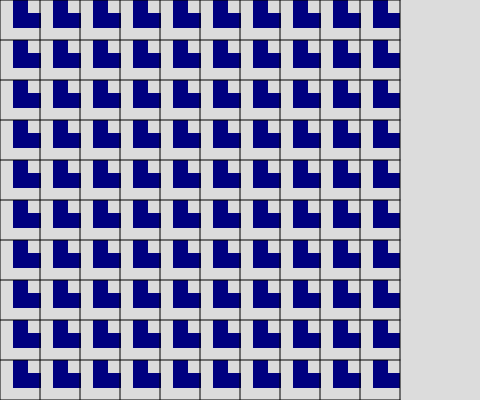
Frame 1 (no input)
Frame 60 (no input): identical to frame 1, image omitted
Frame 120 (the mouse pressed at the canvas centre since frame 60): identical to frame 1, image omitted

The p5.js sketch that drew this single still picture (run headless with seeded random() and noise() and a simulated clock; from frame 60 on, the mouse is pressed at the canvas centre):

// p5.js sketch
// ── sketch.js
// Base variables / constants
const widgetSize = 40;
const grids = 10; // number of widgets in a row
const canvasSize = widgetSize * grids;
const sideBarSize = 80;
const maxH = 9.0; // many batteries are 9V
const startH = maxH / 2.0; // start with half charge
const lakeWidth = 16; // width of the lake
const maxBright = 0.9;
const minBright = 0.2;
const velo = 0.507; // velocity of the water, 0.707 max

const outer = (widgetSize + lakeWidth) / 2;
const inner = (widgetSize - lakeWidth) / 2;

const pointsArray = [new Array(canvasSize), [], []];
const blockedArray = new Array(canvasSize);
// Points array indices
const NOW = 0;
const LAST = 1;
const NEXT = 2;

let widgetGrid = new Array(grids);

// Base classes
class Widget {
  pos = [0, 0]; // position on the grid
  cwRot = 0; // clockwise rotation
  constructor(posY, posX, cwRot) {
    this.pos = [posY, posX];
    this.cwRot = cwRot;
  }
  drawFrame = () => {}; // graphical update
  update = () => {}; // logical update
  destructor = () => {
    // clear the widget
    for (let i = 0; i < widgetSize; i++) {
      for (let j = 0; j < widgetSize; j++) {
        let y = this.pos[0] * widgetSize + i;
        let x = this.pos[1] * widgetSize + j;
        blockedArray[y][x] = true;
        pointsArray[NOW][y][x] = startH;
        pointsArray[LAST][y][x] = startH;
        pointsArray[NEXT][y][x] = startH;
      }
    }
  };
}

// Rotate a point around a center using rotation matrix
let rotatePoint = (x, y, centerX, centerY, angle) => {
  let radians = (Math.PI / 180) * angle;
  let cos = Math.cos(radians);
  let sin = Math.sin(radians);
  let nx = cos * (x - centerX) - sin * (y - centerY) + centerX;
  let ny = sin * (x - centerX) + cos * (y - centerY) + centerY;
  nx = Math.round(nx);
  ny = Math.round(ny);
  if (nx >= 0 && nx < canvasSize && ny >= 0 && ny < canvasSize) {
    return [nx, ny];
  }
  return null;
};

class Bend extends Widget {
  constructor(posY, posX, cwRot) {
    super(posY, posX, cwRot);
    let centerY = posY * widgetSize + widgetSize / 2;
    let centerX = posX * widgetSize + widgetSize / 2;
    for (let i = 0; i < outer; i++) {
      for (let j = 0; j < outer; j++) {
        let y = posY * widgetSize + i;
        let x = posX * widgetSize + j;
        if (i > inner || j > inner) {
          let rotatedPoint = rotatePoint(x, y, centerX, centerY, cwRot * 90);
          if (rotatedPoint) {
            let [rotatedX, rotatedY] = rotatedPoint;
            blockedArray[rotatedY][rotatedX] = false;
          }
        }
      }
    }
  }
  drawFrame = () => {};
  update = () => {
    // logical update
  };
}

class Straight extends Widget {
  constructor(posY, posX, cwRot) {
    super(posY, posX, cwRot);

    let centerY = posY * widgetSize + widgetSize / 2;
    let centerX = posX * widgetSize + widgetSize / 2;
    for (let i = 0; i <= widgetSize; i++) {
      for (let j = 0; j <= widgetSize; j++) {
        let y = posY * widgetSize + i;
        let x = posX * widgetSize + j;
        if (j > inner && j < outer) {
          // vertical
          let rotatedPoint = rotatePoint(x, y, centerX, centerY, cwRot * 90);
          if (rotatedPoint) {
            let [rotatedX, rotatedY] = rotatedPoint;
            blockedArray[rotatedY][rotatedX] = false;
          }
        }
      }
    }
    // console.log(points);
  }
  drawFrame = () => {};
  update = () => {
    // logical update
  };
}

// Helper functions
let centerRect = (x, y, w, h) => {
  rect(x - w / 2, y - h / 2, w, h);
};

let calcWave = (i, j) => {
  let check = (i, j, i0, j0) =>
    i < 0 || i >= canvasSize || j < 0 || j >= canvasSize || blockedArray[i0][j0]
      ? pointsArray[NOW][i0][j0]
      : pointsArray[NOW][i][j];
  pointsArray[NEXT][i][j] =
    velo *
      velo * // 2d wave equation
      (check(i, j + 1, i, j) -
        2 * pointsArray[NOW][i][j] +
        check(i, j - 1, i, j) +
        (check(i + 1, j, i, j) -
          2 * pointsArray[NOW][i][j] +
          check(i - 1, j, i, j))) -
    pointsArray[LAST][i][j] +
    2 * pointsArray[NOW][i][j];
};

function setup() {
  background(220);
  pixelDensity(1);
  document.oncontextmenu = function () {
    return false;
  };
  // Add event listener for right-click
  canvas.addEventListener("contextmenu", (event) => {
    event.preventDefault();
    handleMouseClick(event);
  });
  // Base Arrays
  for (let i = 0; i < canvasSize; i++) {
    pointsArray[NOW][i] = new Array(canvasSize);
    blockedArray[i] = new Array(canvasSize);
    for (let j = 0; j < canvasSize; j++) {
      pointsArray[NOW][i][j] = startH; // height
      blockedArray[i][j] = true; // isBlocked
    }
  }
  pointsArray[NEXT] = structuredClone(pointsArray[NOW]);
  pointsArray[LAST] = structuredClone(pointsArray[NOW]);

  for (let i = 0; i < grids; i++) {
    widgetGrid[i] = new Array(grids);
    for (let j = 0; j < grids; j++) {
      widgetGrid[i][j] = new Bend(i, j, 1);
      // Example of adding a Straight widget
      // if (i === 1 && j === 1) {
      //   widgetGrid[i][j] = new Straight(i, j, 1);
      // }
    }
  }
  createCanvas(canvasSize + sideBarSize, canvasSize);
  // widgetGrid[0][0] = new Bend(0, 0, 0);
  // console.log(widgetGrid[0][0]);
}

function handleMouseClick(event) {
  if (event.clientX >= canvasSize || event.clientY >= canvasSize) {
    return;
  }
  let x = Math.floor(event.clientX / widgetSize);
  let y = Math.floor(event.clientY / widgetSize);
  if (widgetGrid[y][x] == undefined) {
    return;
  }
  let cwRot = widgetGrid[y][x].cwRot;
  widgetGrid[y][x].destructor();
  if (event.button === 0) {
    // Left click
    widgetGrid[y][x] = new Bend(y, x, (cwRot + 1) % 4);
  } else if (event.button === 2) {
    // Right click
    widgetGrid[y][x] = new Straight(y, x, cwRot);
  }
}

function mouseClicked(event) {
  handleMouseClick(event);
}

function mouseMoved() {
  // console.log("hi");
  if (mouseX >= canvasSize || mouseY >= canvasSize) {
    return;
  }
  pointsArray[NOW][mouseY][mouseX] = maxH;
  // points[mouseY][mouseX].blocked = !points[mouseY][mouseX].blocked;
}

function draw() {
  // draw every Point on the canvas
  background(220);
  loadPixels();
  for (let i = 0; i < canvasSize; i++) {
    for (let j = 0; j < canvasSize; j++) {
      if (!blockedArray[i][j]) {
        calcWave(i, j);
        let index = 4 * (i * (canvasSize + sideBarSize) + j);
        let brightness = (255 * pointsArray[NEXT][i][j]) / maxH;
        pixels[index] = 0; // red
        pixels[index + 1] = 0; // green
        pixels[index + 2] = brightness; // blue
        pixels[index + 3] = 255; // alpha
      }
    }
  }
  let temp = pointsArray[LAST];
  pointsArray[LAST] = pointsArray[NOW];
  pointsArray[NOW] = pointsArray[NEXT];
  pointsArray[NEXT] = temp;
  updatePixels();

  for (let i = 0; i < grids; i++) {
    line(0, widgetSize * i, canvasSize, widgetSize * i);
    line(widgetSize * i, 0, widgetSize * i, canvasSize);
    for (let j = 0; j < grids; j++) {
      if (widgetGrid[i][j] != undefined) {
        widgetGrid[i][j].drawFrame();
        widgetGrid[i][j].update();
      }
    }
  }
  line(canvasSize, 0, canvasSize, canvasSize);
  line(0, canvasSize, canvasSize, canvasSize);
}
